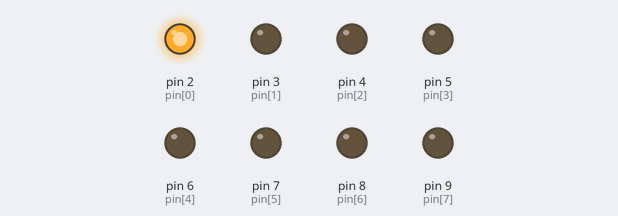
Recording of a sketch running on a simulated Arduino Uno, built with avr-gcc and run on an emulated ATmega328P. Parts: output pins drawn as LEDs (lit = HIGH).

Above: at 0.5 s.
At 2.5 s:
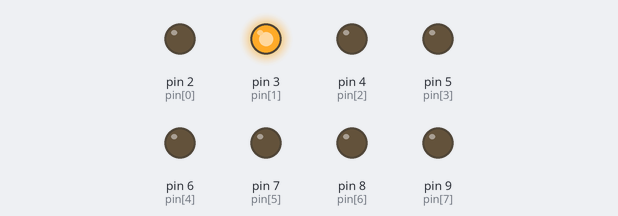
At 4.5 s:
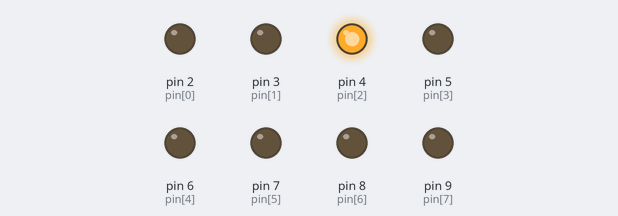
At 10.5 s:
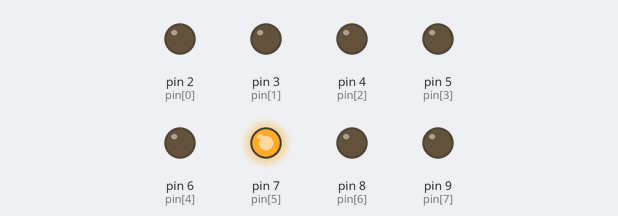
At 14.5 s:
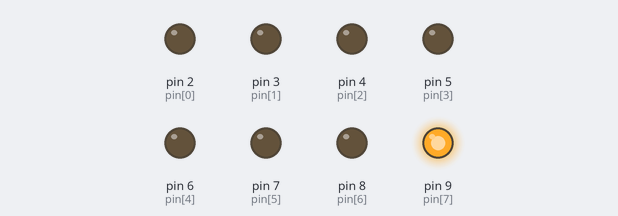
At 19.5 s:
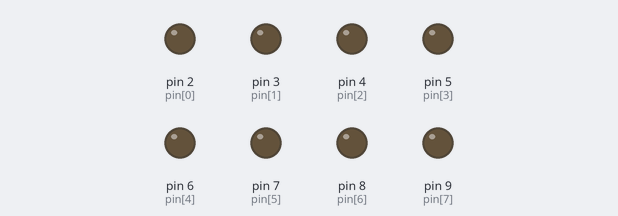
Timing chart, 0 to 20.8 s (numbered marks = the images above):
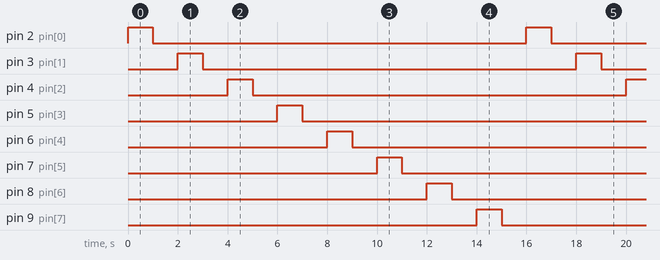

The sketch:

testBlinkArrays.ino
```cpp
// Classwork: LED array asessment
//Reed Bethune
//All work here is honestly obtained and is my own.

//Objects in Program

 int pin [] = {2, 3, 4, 5, 6, 7, 8, 9};

 void blinkLine(){

   for (int i = 0; i <= 7; i++){
     digitalWrite(pin[i], HIGH);
     delay(1000);
     digitalWrite(pin[i], LOW);
     delay(1000);
   }//end for loop

 }//end blink


//setup
void setup(){
  for ( int i = 0; i <= 7; i++){
    pinMode(pin[i], OUTPUT);
  }//end for loop
}//end setuppind

//loop
void loop() {
  blinkLine();
}//end loop
```

Measured:
- by itself, pin 2 (pin[0]), pin 3 (pin[1]), pin 4 (pin[2]), pin 5 (pin[3]), pin 6 (pin[4]), pin 7 (pin[5]), pin 8 (pin[6]), pin 9 (pin[7]): alternates HIGH for 1.0 s and LOW for 15.0 s
- by itself, everything shown: repeats every 16.0 s, in 16 steps
